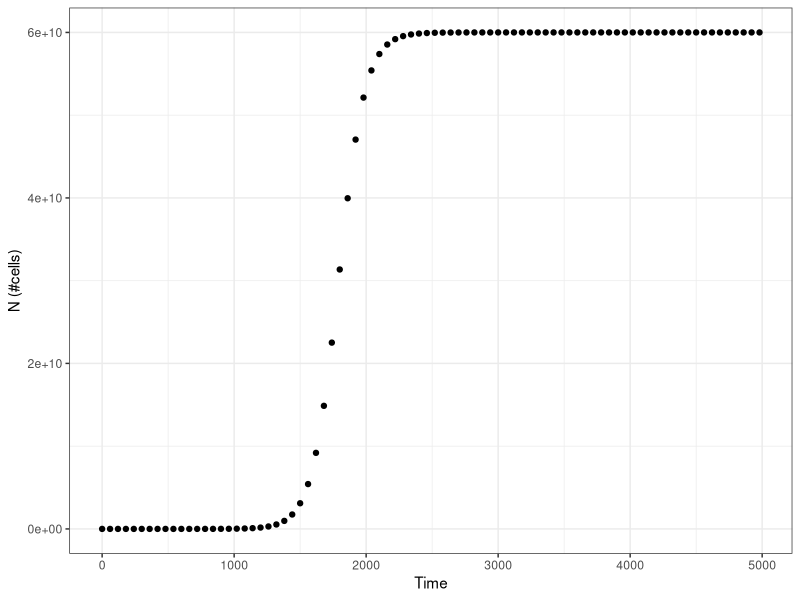
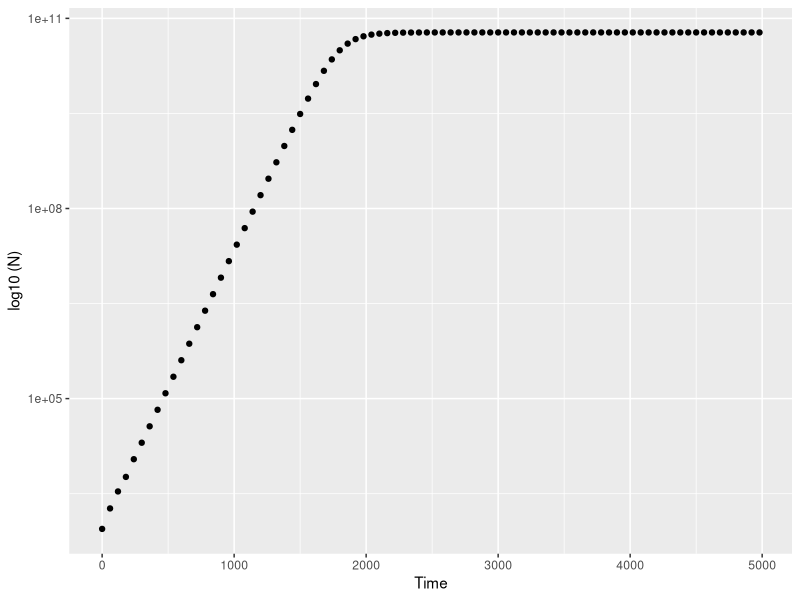

These charts were generated, in order, by the following R code:
# Script to plot the logistic growth data ----


## to load the data ----
growth_data <- read.csv("experiment.csv")


install.packages("ggplot2")
library(ggplot2)

## plotting the data ----
 

# raw data 
# Sigmoidal curve - logistic growth 

ggplot(aes(t,N), data = growth_data) +
  
  geom_point() +
  
  xlab("Time") +
  
  ylab("N (#cells)") +
  
  theme_bw()

# semi-log plot 
# transforming y axis but not the x 
# so splits up the growth into 2 distinct sections 

ggplot(aes(t,N), data = growth_data) +
  
  geom_point() +
  
  xlab("Time") +
  
  ylab("log10 (N)") +
  
  scale_y_continuous(trans='log10')

## fit the linear models ----



# finally assess the fit of the model to your data graphically
